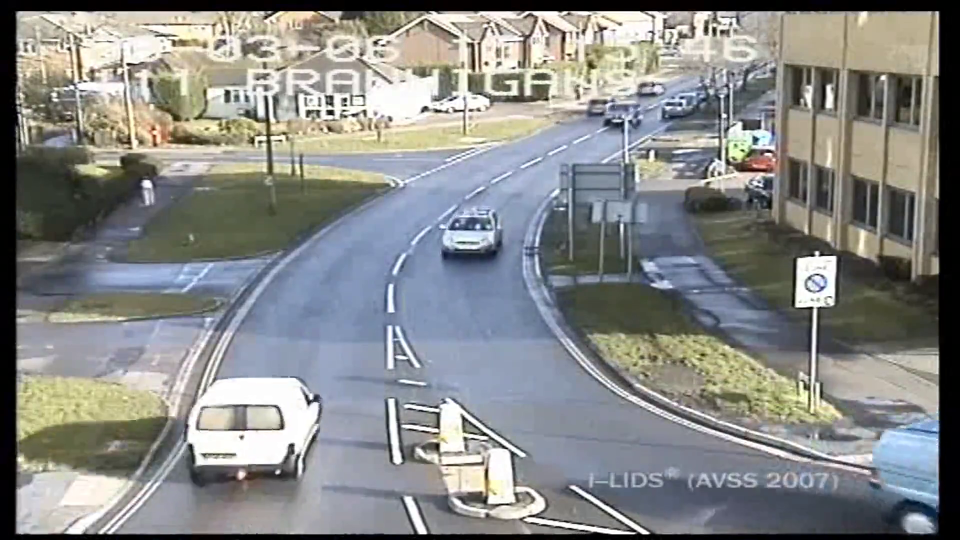
#> input picture frame 5 of Sample1.mp4, 1920 x 1080 px, given in place of object detection.mp4, which was not available (shown at 1/2 size)
$ python method2.py
#> lines starting #> are read from the running program, lines starting #| are printed output that depends on the picture; after the words box and inside, x2 and y2 are one past the last pixel; in counts of white or black regions, pixels touching at a corner belong together; pictures that were not available may be replaced by others from this repository, and a replacement may not be noted
# import libraries of python OpenCV
import cv2
import numpy as np
import time
import matplotlib.pyplot as plt

cap = cv2.VideoCapture("object detection.mp4")

# creating background subtractor
backsub = cv2.createBackgroundSubtractorMOG2()

white_pixels = []
frame_number = []
i=1

while(cap.isOpened()):
  # Capture frame-by-frame
  ret, frame = cap.read()
#> frame is the input picture: shape (1080, 1920, 3); mean B, G, R 135.2, 136.6, 135
  if ret == True:

    # resize original video to fit into the screen
    scale=0.5
    resized_frames = cv2.resize(frame, (int(scale*1920), int(scale*1080)))
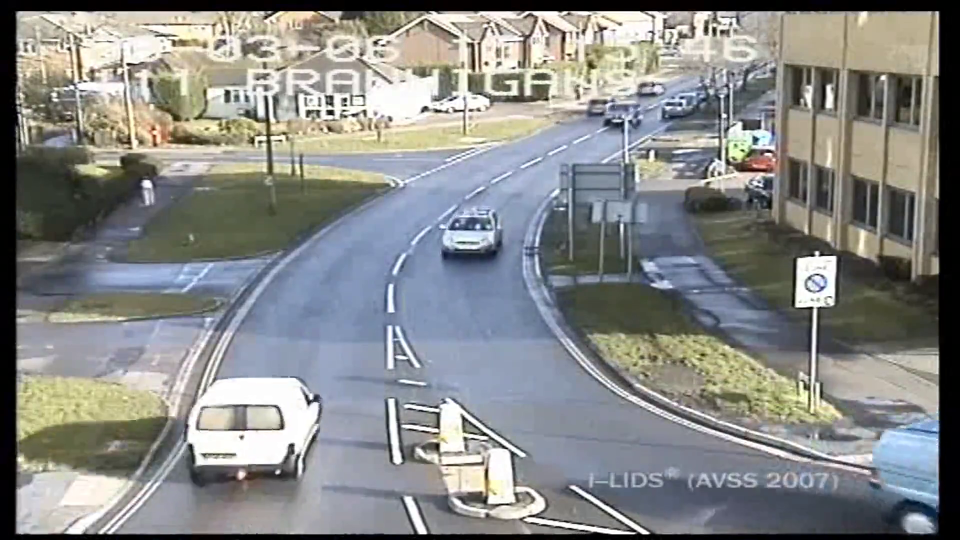
#> resized_frames: shape (540, 960, 3); mean B, G, R 135.3, 136.7, 135.2

    # apply background subtractor on current frame
    fgmask = backsub.apply(resized_frames, None, -1)
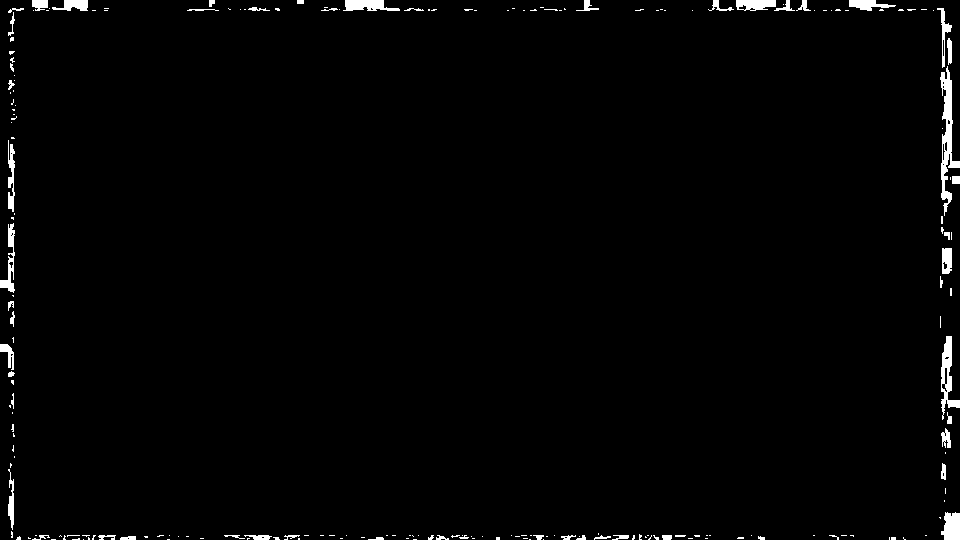
#> fgmask: shape (540, 960); values 127 (black) and 255 (white), 1.5% white; 208 white regions (152 under 20 px), largest, box (x1, y1, x2, y2) and area: (940, 66, 960, 216) 1073, (941, 336, 960, 420) 636, (343, 0, 400, 11) 434

    cropped_frame = fgmask[420:450, 300:500]
#> cropped_frame: shape (30, 200); every value is 127

    # counting white pixles
    nonzero = cv2.countNonZero(cropped_frame)
#> nonzero = 6000

    white_pixels.append(nonzero)
    frame_number.append(i)
    i += 1

    # original video with the reference area
    cv2.rectangle(resized_frames,(300,420),(500,450),(0,255,0),2)
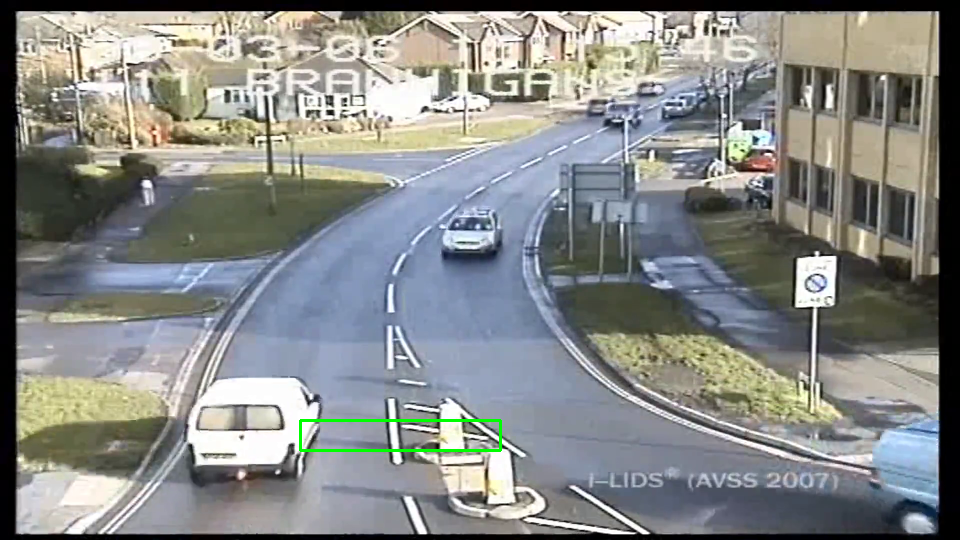
#> resized_frames: shape (540, 960, 3); 0.27% of pixels changed, all inside (x1, y1, x2, y2) = (299, 419, 502, 452)
    cv2.imshow('Frame',resized_frames)
    time.sleep(0.1)

    # Press Q on keyboard to  exit
    if cv2.waitKey(25) & 0xFF == ord('q'):
#> (key q is pressed here)
      break

  else:
    break

plt.plot(frame_number[1:], white_pixels[1:], '.')
plt.show()
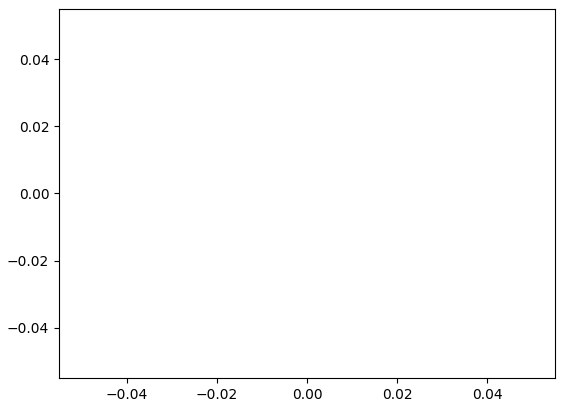
#> figure drawn by matplotlib, 1 panel

$ run again, starting later in the video
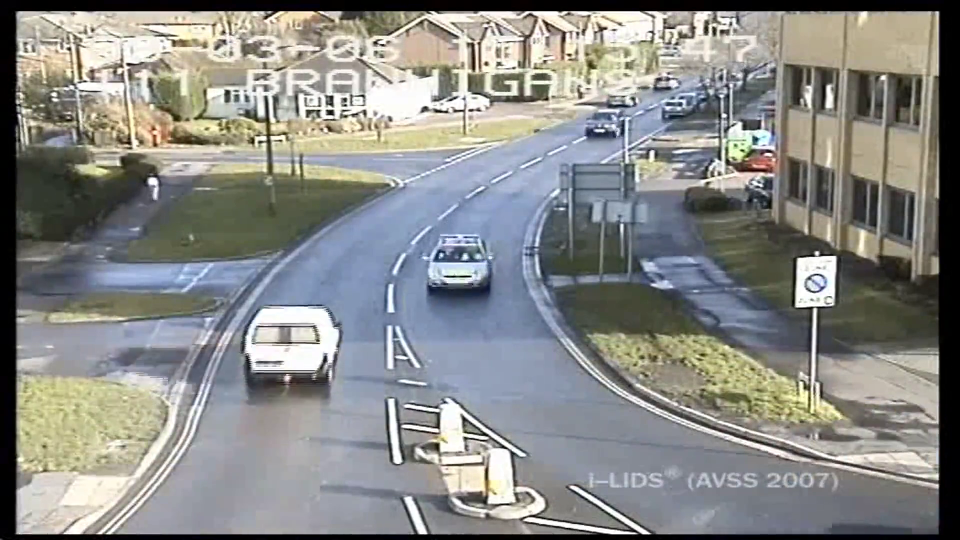
#> input picture frame 22 of Sample1.mp4, 1920 x 1080 px, given in place of object detection.mp4, which was not available (shown at 1/2 size)
#> frame is the input picture: shape (1080, 1920, 3); mean B, G, R 134.7, 137.6, 136.7
#> `fgmask = backsub.apply(resized_frames, None, -1)`:
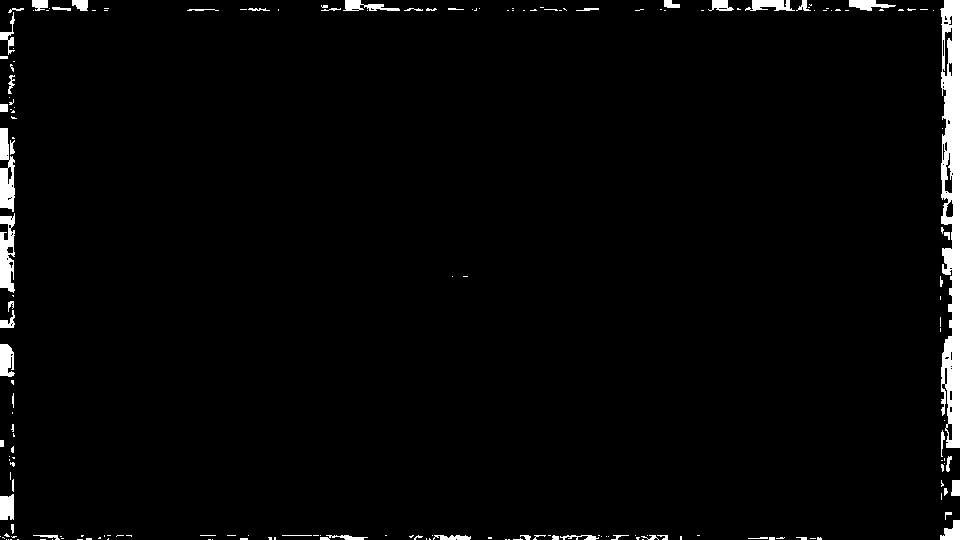
#> fgmask: shape (540, 960); values 127 (black) and 255 (white), 2.6% white; 185 white regions (131 under 20 px), largest, box (x1, y1, x2, y2) and area: (940, 0, 960, 448) 6252, (0, 128, 15, 212) 861, (0, 213, 15, 293) 843
#> cropped_frame: shape (30, 200); every value is 127
#> nonzero = 6000
#> `cv2.rectangle(resized_frames,(300,420),(500,450),(0,255,0),2)`:
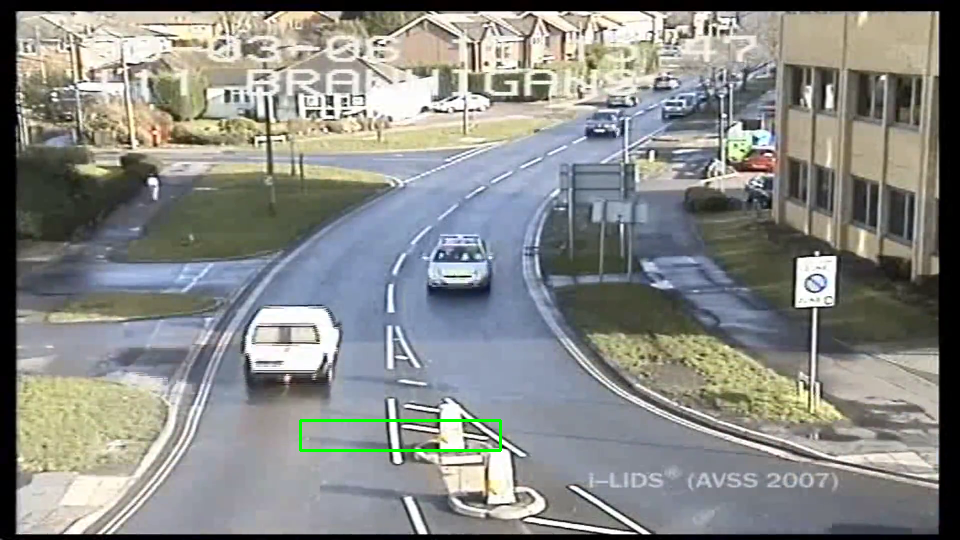
#> resized_frames: shape (540, 960, 3); mean B, G, R 134.4, 137.9, 136.4

$ run again, starting later in the video
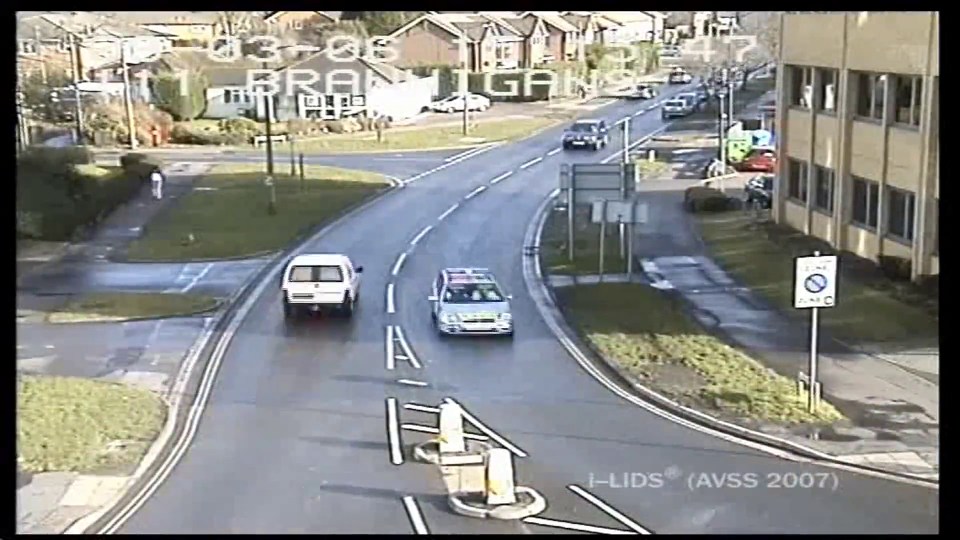
#> input picture frame 40 of Sample1.mp4, 1920 x 1080 px, given in place of object detection.mp4, which was not available (shown at 1/2 size)
#> frame is the input picture: shape (1080, 1920, 3); mean B, G, R 133.7, 136.8, 136.1
#> `fgmask = backsub.apply(resized_frames, None, -1)`:
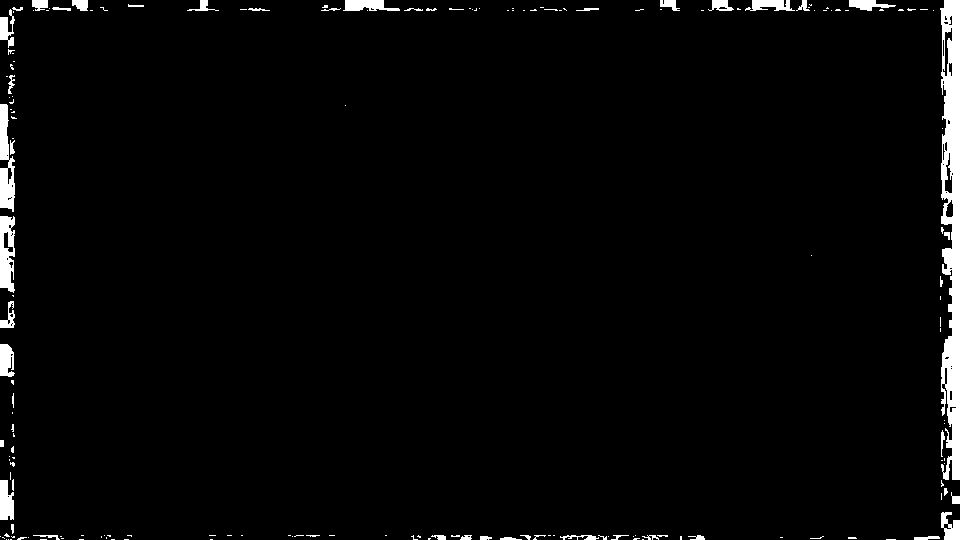
#> fgmask: shape (540, 960); values 127 (black) and 255 (white), 2.7% white; 174 white regions (126 under 20 px), largest, box (x1, y1, x2, y2) and area: (940, 0, 960, 480) 6628, (0, 104, 15, 212) 1042, (0, 216, 15, 293) 886
#> cropped_frame: shape (30, 200); every value is 127
#> nonzero = 6000
#> `cv2.rectangle(resized_frames,(300,420),(500,450),(0,255,0),2)`:
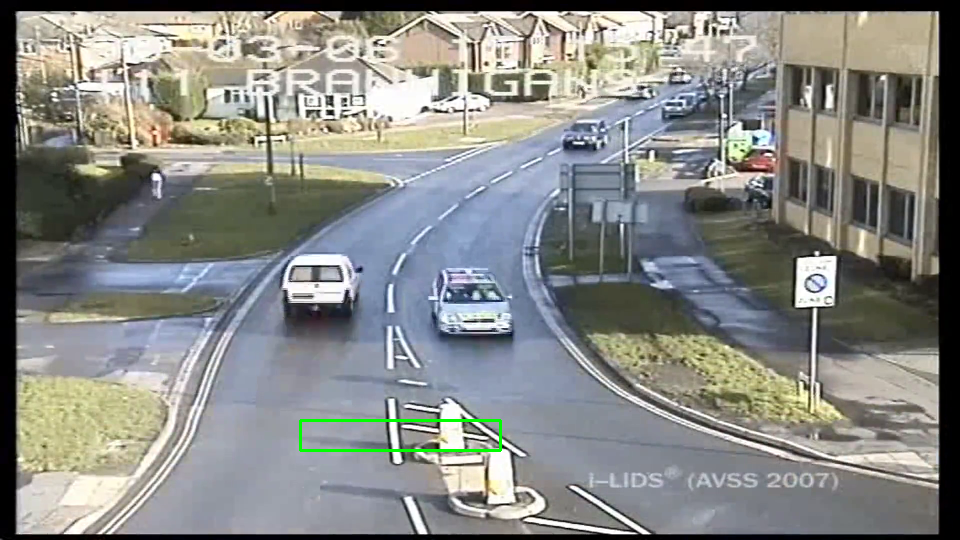
#> resized_frames: shape (540, 960, 3); mean B, G, R 133.4, 137.2, 135.8
